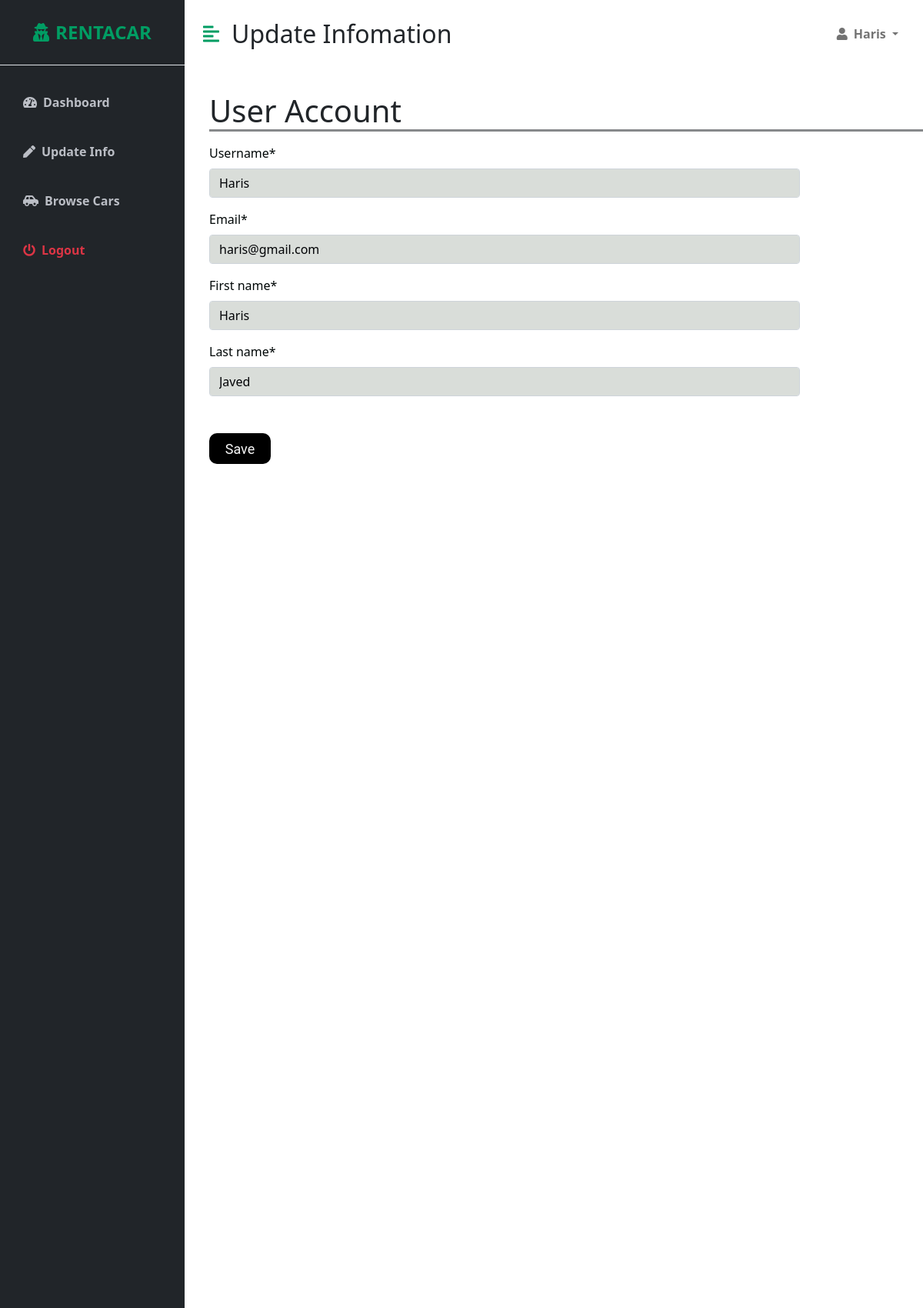
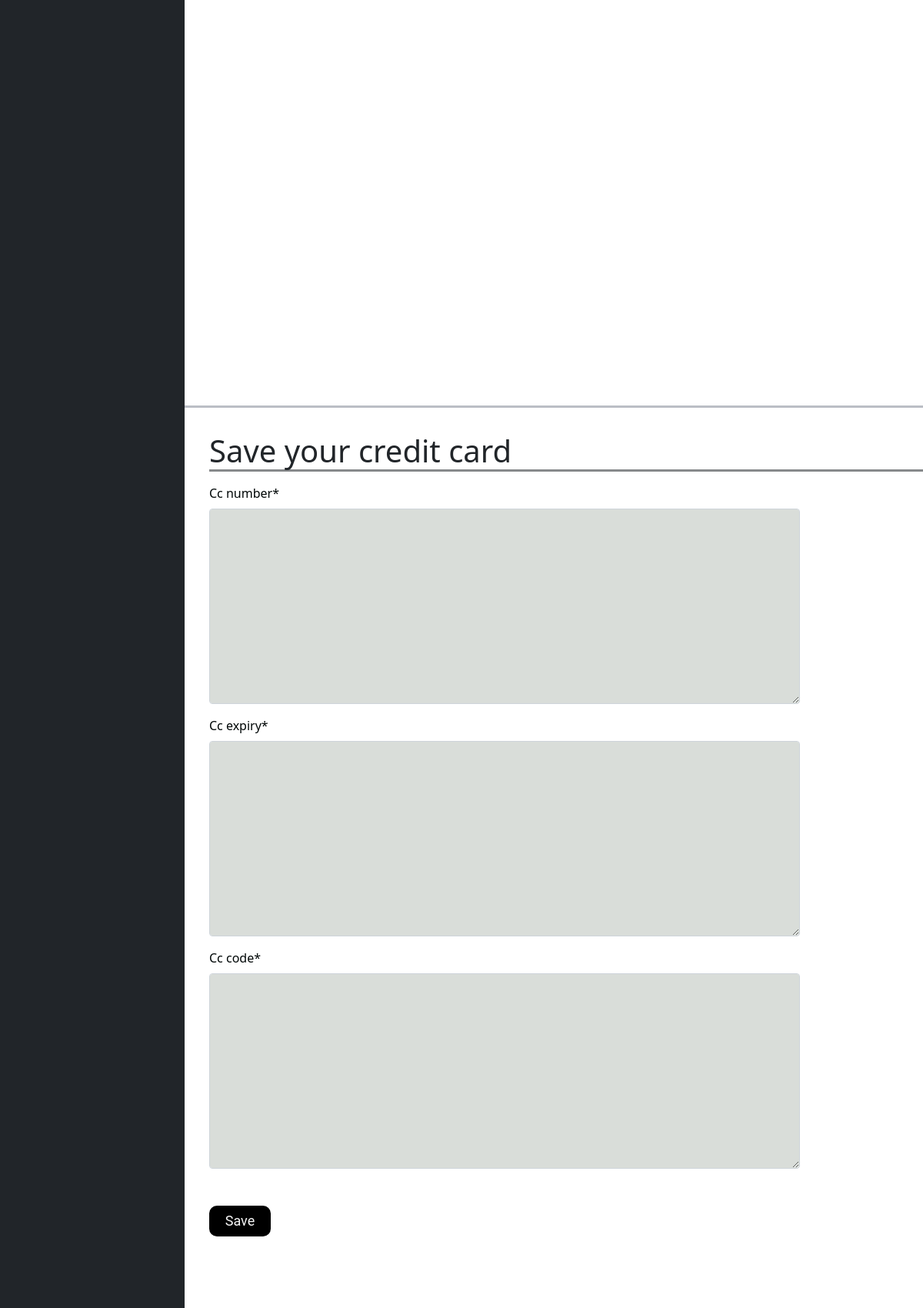
The app's page /account/dashboard/update/ (signed in, upper part) with its own data (2 pictures, top to bottom).
### account/models.py (models this page shows, shortened)
class Account(AbstractBaseUser):
    email = models.EmailField(verbose_name='email', max_length=60, unique=True)
    username = models.CharField(
        verbose_name='username', max_length=20, unique=True)
    date_joined = models.DateTimeField(
        verbose_name='date_joined', auto_now_add=True)
    last_login = models.DateTimeField(verbose_name='last_login', auto_now=True)
    is_admin = models.BooleanField(default=False)
    is_active = models.BooleanField(default=True)
    is_staff = models.BooleanField(default=False)
    is_superuser = models.BooleanField(default=False)
    first_name = models.CharField(max_length=30)
    last_name = models.CharField(max_length=30)
    USERNAME_FIELD = 'username'  # used to log in
    REQUIRED_FIELDS = ['first_name', 'last_name', 'email']
    objects = CustomAccountManager()

### account/views.py (the view, shortened to what this page needs)
# urls.py: path('dashboard/update/', views.update_info, name='update_info'),
def update_info(request):
    user = request.user
    if request.method == 'GET':  # if user is logged in display previous detail
        initial_dict = {'username': user.username,  # create dictionary with fields as keys
                        'email': user.email,
                        'first_name': user.first_name,
                        'last_name': user.last_name,
                        }
        form = UpdateUserForm(request.POST or None, initial=initial_dict)
        payment_form = PaymentForm()
        return render(request, 'dashboard/update_info.html', {'update_form': form, 'user': user, 'payment_form': payment_form})

### account/forms.py
class UpdateUserForm(ModelForm):
    class Meta:
        model = Account
        fields = ['username', 'email', 'first_name', 'last_name']

class PaymentForm(ModelForm):
    class Meta:
        model = Payment
        fields = ['cc_number', 'cc_expiry', 'cc_code']

### account/templates/dashboard/update_info.html (shortened to what this page needs)
{% extends 'dashboard/dashboard_base.html'%}
{% block content %}
{% load crispy_forms_tags %}
<div id="page-content-wrapper">
    <nav class="navbar navbar-expand-lg navbar-light bg-transparent py-4 px-4">
        <div class="d-flex align-items-center">
            <i class="fas fa-align-left primary-text fs-4 me-3" id="menu-toggle"></i>
            <h2 class="fs-2 m-0">Update Infomation</h2>
        </div>
    <div class="collapse navbar-collapse" id="navbarSupportedContent">
        <ul class="navbar-nav ms-auto mb-2 mb-lg-0">
            <li class="nav-item dropdown">
                <a class="nav-link dropdown-toggle second-text fw-bold" href="#" id="navbarDropdown"
                    role="button" data-bs-toggle="dropdown" aria-expanded="false">
                    <i class="fas fa-user me-2"></i>{{ user.username }}
                </a>
            </li>
        </ul>
    </div>
</nav>
    <div class="center">
        <h1>User Account</h1>
        <form method='POST' action={% url 'account:update_info' %}>
        {{update_form|crispy }}
        <button type="submit" class="submit-button">Save</button>
    </div>
    <div class="center">
        <h1>Save your credit card</h1>
        <form method='POST' action={% url 'account:save_card' %}>
        {{payment_form|crispy }}
        <button type="submit" class="submit-button">Save</button>
        </form>
    </div>
</div>
{% endblock %}

### account/static/account/css/dashboard.css (style rules this page uses)
:root { --main-bg-color: #009d63; --main-text-color: #009d63; --second-text-color: #bbbec5; --second-bg-color: #c1efde; }
.primary-text { color: var(--main-text-color); }
.second-text { color: var(--second-text-color); }
#page-content-wrapper { min-width: 100vw; }
#menu-toggle { cursor: pointer; }
@media (min-width: 768px) { #page-content-wrapper { min-width: 0; width: 100%; } }
.center { margin-top:2rem; width: 100%; height: 60%; outline-offset: 5vh; border-width: 100%; border-bottom: solid #bbbec5; }
h1 { margin-left: 2rem; border-bottom: solid #87898b; }
.form-control { display:block; width: 80%; padding: .375rem .75rem; font-size: 1rem; font-weight: 400; line-height: 1.5; color: #000205; background-color: rgb(217, 221, 217); background-clip: padding-box; -webkit-appearance: none; -moz-appearance: none; appearance: none; }
.mb-3 { margin-bottom: 1rem!important; color: rgb(0, 7, 7); width: 100%; margin-left: 2rem; margin-top: 1rem; }
.submit-button { width: 5rem; height: 40px; color:rgb(246, 246, 246); background-color: black; border-radius: 10px; font-family: 'Roboto', sans-serif; font-size: large; border:none; box-shadow: inset 0 0 0 0 #44f09d; outline: none; margin-top: 2rem; margin-left: 2rem; }

### records on screen
Account: username "Haris", email "haris@gmail.com", first_name "Haris", last_name "Javed"
